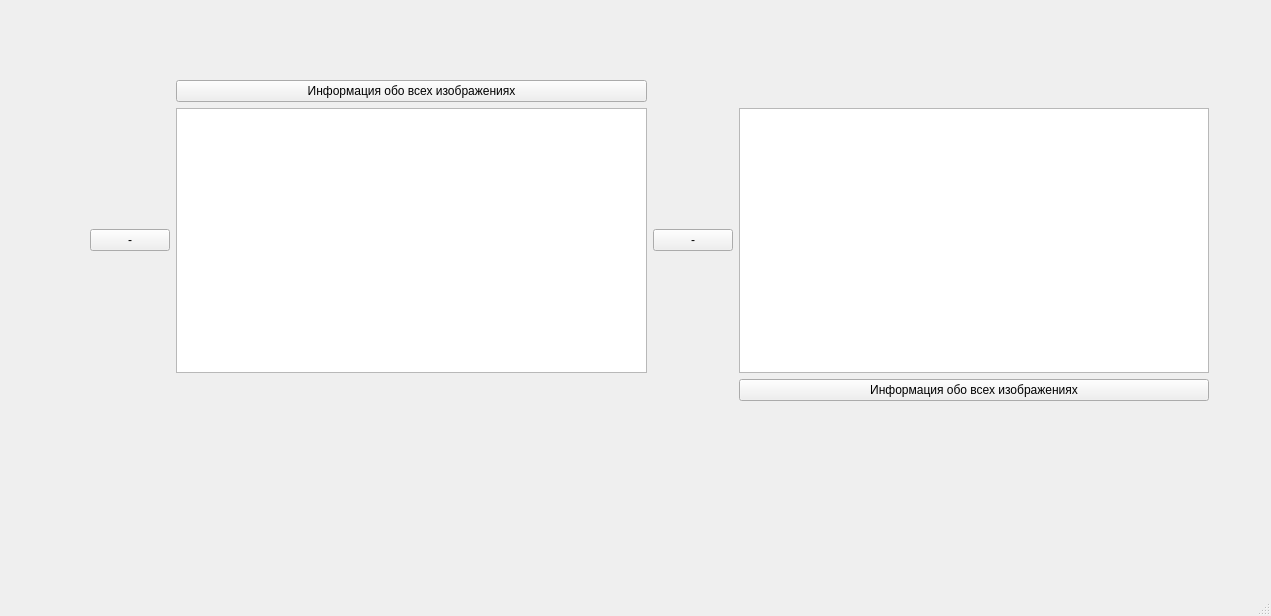
<?xml version="1.0" encoding="UTF-8"?>
<ui version="4.0">
 <class>MainWindow</class>
 <widget class="QMainWindow" name="MainWindow">
  <property name="geometry">
   <rect>
    <x>0</x>
    <y>0</y>
    <width>1271</width>
    <height>616</height>
   </rect>
  </property>
  <property name="windowTitle">
   <string>MainWindow</string>
  </property>
  <widget class="QWidget" name="centralwidget">
   <widget class="QWidget" name="gridLayoutWidget">
    <property name="geometry">
     <rect>
      <x>90</x>
      <y>80</y>
      <width>1119</width>
      <height>321</height>
     </rect>
    </property>
    <layout class="QGridLayout" name="gridLayout">
     <item row="1" column="0">
      <widget class="QPushButton" name="pushButton_3">
       <property name="text">
        <string>-</string>
       </property>
      </widget>
     </item>
     <item row="2" column="3">
      <widget class="QPushButton" name="pushButton">
       <property name="text">
        <string>Информация обо всех изображениях</string>
       </property>
      </widget>
     </item>
     <item row="0" column="1">
      <widget class="QPushButton" name="pushButton_2">
       <property name="text">
        <string>Информация обо всех изображениях</string>
       </property>
      </widget>
     </item>
     <item row="1" column="1">
      <widget class="QGraphicsView" name="graphicsView"/>
     </item>
     <item row="1" column="3">
      <widget class="QTableWidget" name="tableWidget"/>
     </item>
     <item row="1" column="2">
      <widget class="QPushButton" name="pushButton_4">
       <property name="text">
        <string>-</string>
       </property>
      </widget>
     </item>
    </layout>
   </widget>
  </widget>
  <widget class="QMenuBar" name="menubar">
   <property name="geometry">
    <rect>
     <x>0</x>
     <y>0</y>
     <width>1271</width>
     <height>26</height>
    </rect>
   </property>
  </widget>
  <widget class="QStatusBar" name="statusbar"/>
 </widget>
 <resources/>
 <connections/>
</ui>
